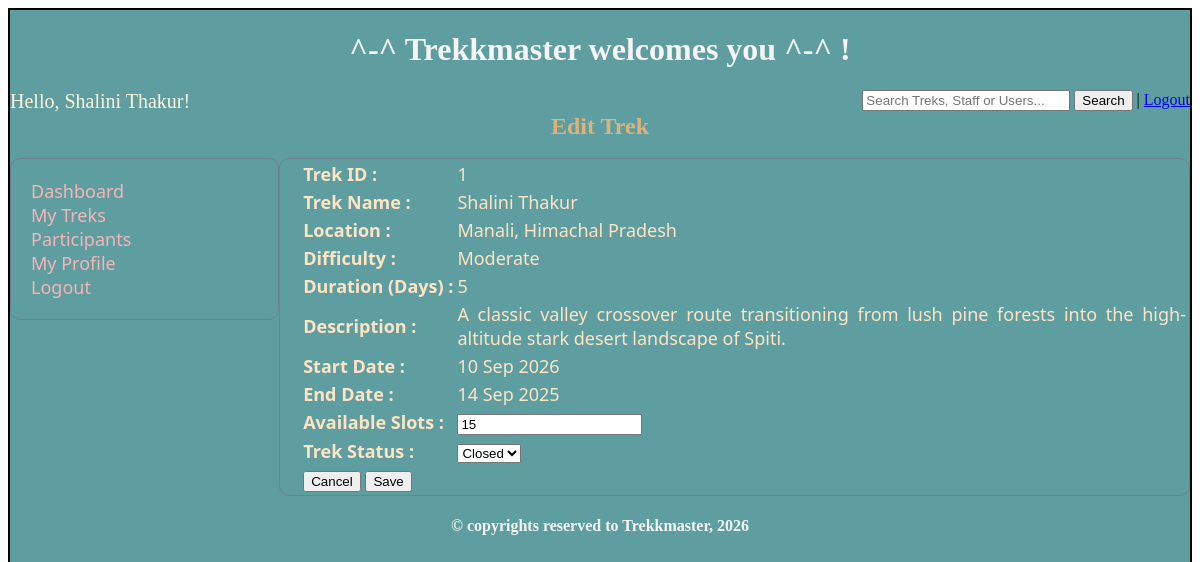
The app's page /staff_edit_trek/1 (signed in), older data.
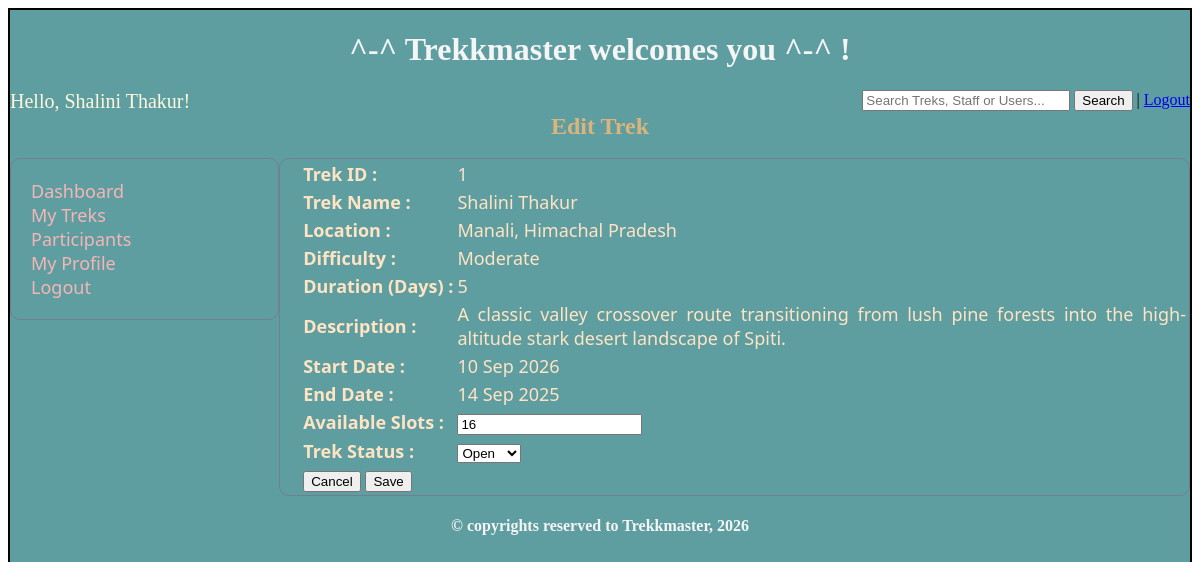
The same page, newer data.
### models.py (models this page shows)
class Trek(db.Model):
    __tablename__='trek'
    trek_id = db.Column(db.Integer, primary_key=True, autoincrement=True)
    trek_name = db.Column(db.String, unique = True, nullable = False)
    location = db.Column(db.String, nullable = False)
    difficulty = db.Column(db.Integer, nullable=False, default=0)  #0-easy, 1-moderate, 2- hard
    staff_assigned = db.Column(db.Integer, db.ForeignKey('staff.staff_id'), nullable = False)
    status = db.Column(db.Integer, nullable=False, default=0)  #0-open, 1-closed, 2- completed
    duration = db.Column(db.Integer, nullable = False)
    description = db.Column(db.String, nullable = False)
    av_slots = db.Column(db.Integer, nullable = False)
    st_date = db.Column(db.Date, nullable = False)
    en_date = db.Column(db.Date, nullable = False)
    bookings = db.relationship("Bookings", cascade="all, delete", backref="trek")

### controller.py (the view)
@app.route('/staff_edit_trek/<int:trek_id>', methods=['GET', 'POST'])
def staff_edit_trek(trek_id):
    staff = get_current_staff()
    if not staff:
        return redirect(url_for('staff_signin'))
    trek = Trek.query.filter_by(trek_id=trek_id, assigned_staff=staff).first_or_404()
    if request.method == 'POST':
        trek.av_slots = request.form.get('av_slots', type=int)
        trek.status = request.form.get('status', type=int)
        db.session.commit()
        return redirect(url_for('staff_manage_treks'))
    return render_template('staff_edit_trek.html', staff=staff, trek=trek)

### controller.py (called while the page is built)
def get_current_staff():
    user_id = session.get('user_id')
    if not user_id:
        return None
    return Staff.query.filter_by(user_id=user_id).first()

### templates/staff_edit_trek.html (shortened to what the changed rows need)
<!DOCTYPE html>
<html lang="en">
<head>
    <link rel="stylesheet" href="/static/main.css">
</head>
<body>
    <div class="container">
        <div class="center">
            <h1>^-^ Trekkmaster welcomes you ^-^ !</h1>
        </div>
        <h2 class="heading">Edit Trek</h2>
        <br>
        <div style="display: flex;">
            <div class="dash_style">
                <form method="POST" action="{{ url_for('staff_edit_trek', trek_id=trek.trek_id) }}"
                    style="color: bisque; padding-left: 20px; font-size: 18px; ">
                    <table style="white-space: nowrap;">
                        <tr>
                            <td><strong>Trek ID : </strong></td>
                            <td>{{ (trek.trek_id) }}</td>
                        </tr>
                        <tr>
                            <td><strong>Location : </strong></td>
                            <td>{{ trek.location }}</td>
                        </tr>
                        <tr>
                            <td><strong>Duration (Days) : </strong></td>
                            <td>{{ trek.duration }}</td>
                        </tr>
                        <tr>
                            <td><strong>Description : </strong></td>
                            <td style="word-wrap: break-word; overflow-wrap: break-word; white-space: normal;">{{
                                trek.description }}</td>
                        </tr>
                        <tr>
                            <td><strong>Start Date : </strong></td>
                            <td>{{ trek.st_date.strftime('%d %b %Y') if trek.st_date else 'N/A' }}</td>
                        </tr>
                        <tr>
                            <td><strong>End Date : </strong></td>
                            <td>{{ trek.en_date.strftime('%d %b %Y') if trek.en_date else 'N/A' }}</td>
                        </tr>
                        <tr>
                            <td><input type="number" name="av_slots" value="{{ trek.av_slots }}" required></td>
                        </tr>
                        <tr>
                            <td>
                                <select name="status">
                                    <option value="1" {% if trek.status==1 or trek.status=='1' %}selected{% endif %}>
                                        Open</option>
                                    <option value="0" {% if trek.status==0 or trek.status=='0' %}selected{% endif %}>
                                        Closed</option>
                                </select>
                            </td>
                        </tr>
                    </table>
                </form>
            </div>
        </div>
    </div>
</body>
</html>

Row changes from the older to the newer data that the page shows:
changed Trek "Manali, Himachal Pradesh": av_slots "15" → "16"; status "Closed" → "Open"
